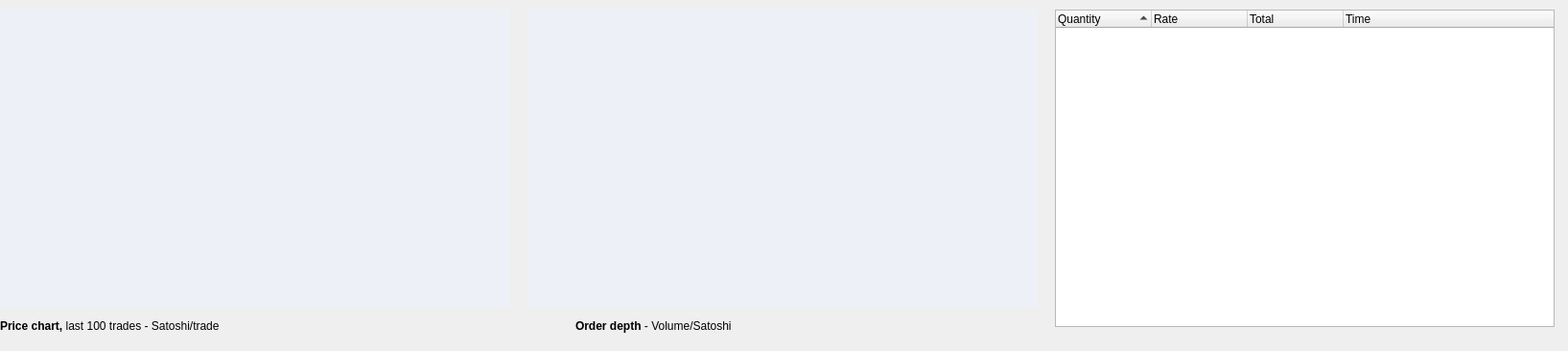
          <widget class="QWidget" name="scrollAreaWidgetContents_2">
           <property name="geometry">
            <rect>
             <x>0</x>
             <y>0</y>
             <width>1635</width>
             <height>366</height>
            </rect>
           </property>
           <property name="minimumSize">
            <size>
             <width>1635</width>
             <height>0</height>
            </size>
           </property>
           <property name="styleSheet">
            <string notr="true"/>
           </property>
           <widget class="QLabel" name="label_7">
            <property name="geometry">
             <rect>
              <x>0</x>
              <y>330</y>
              <width>311</width>
              <height>21</height>
             </rect>
            </property>
            <property name="text">
             <string>&lt;html&gt;&lt;head/&gt;&lt;body&gt;&lt;p&gt;&lt;span style=&quot; font-weight:600;&quot;&gt;Price chart, &lt;/span&gt;last 100 trades - Satoshi/trade&lt;/p&gt;&lt;/body&gt;&lt;/html&gt;</string>
            </property>
           </widget>
           <widget class="QCustomPlot" name="customPlot_2" native="true">
            <property name="geometry">
             <rect>
              <x>0</x>
              <y>10</y>
              <width>531</width>
              <height>311</height>
             </rect>
            </property>
            <property name="styleSheet">
             <string notr="true">background:#edf1f7</string>
            </property>
           </widget>
           <widget class="QCustomPlot" name="customPlot2_2" native="true">
            <property name="geometry">
             <rect>
              <x>550</x>
              <y>10</y>
              <width>531</width>
              <height>311</height>
             </rect>
            </property>
            <property name="styleSheet">
             <string notr="true">background:#edf1f7</string>
            </property>
           </widget>
           <widget class="QLabel" name="label_8">
            <property name="geometry">
             <rect>
              <x>600</x>
              <y>330</y>
              <width>211</width>
              <height>20</height>
             </rect>
            </property>
            <property name="text">
             <string>&lt;html&gt;&lt;head/&gt;&lt;body&gt;&lt;p&gt;&lt;span style=&quot; font-weight:600;&quot;&gt;Order depth &lt;/span&gt;- Volume/Satoshi&lt;/p&gt;&lt;/body&gt;&lt;/html&gt;</string>
            </property>
           </widget>
           <widget class="QTreeWidget" name="trades_2">
            <property name="geometry">
             <rect>
              <x>1100</x>
              <y>10</y>
              <width>521</width>
              <height>331</height>
             </rect>
            </property>
            <property name="styleSheet">
             <string notr="true">QScrollBar:vertical {background: white;height: 15px;}QScrollBar::handle:vertical {background: #d3d6d8;min-width: 20px;}</string>
            </property>
            <property name="verticalScrollBarPolicy">
             <enum>Qt::ScrollBarAlwaysOn</enum>
            </property>
            <property name="horizontalScrollBarPolicy">
             <enum>Qt::ScrollBarAlwaysOff</enum>
            </property>
            <property name="autoScrollMargin">
             <number>16</number>
            </property>
            <property name="indentation">
             <number>10</number>
            </property>
            <property name="sortingEnabled">
             <bool>true</bool>
            </property>
            <property name="animated">
             <bool>false</bool>
            </property>
            <property name="headerHidden">
             <bool>false</bool>
            </property>
            <attribute name="headerCascadingSectionResizes">
             <bool>false</bool>
            </attribute>
            <attribute name="headerHighlightSections">
             <bool>false</bool>
            </attribute>
            <column>
             <property name="text">
              <string>Quantity</string>
             </property>
            </column>
            <column>
             <property name="text">
              <string>Rate</string>
             </property>
            </column>
            <column>
             <property name="text">
              <string>Total</string>
             </property>
            </column>
            <column>
             <property name="text">
              <string>Time</string>
             </property>
            </column>
           </widget>
          </widget>
